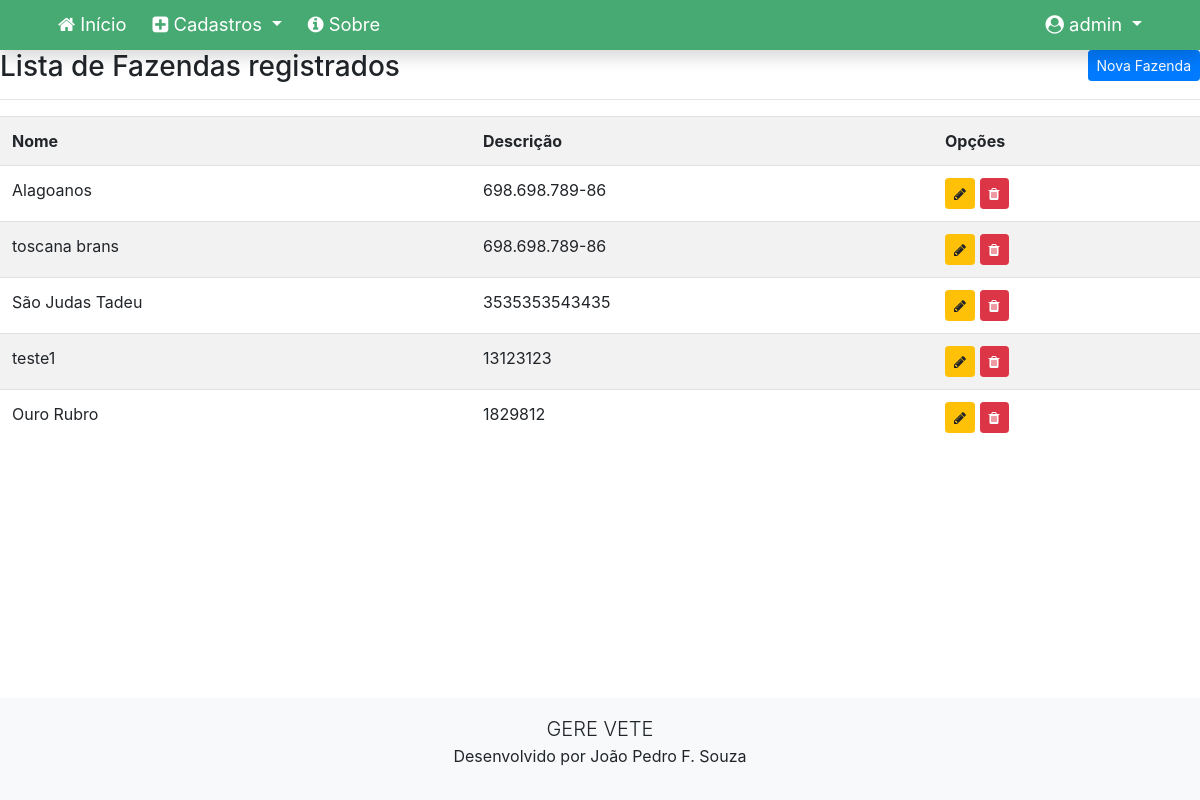
Page /listar/fazendas/ (signed in) on the earlier database version.
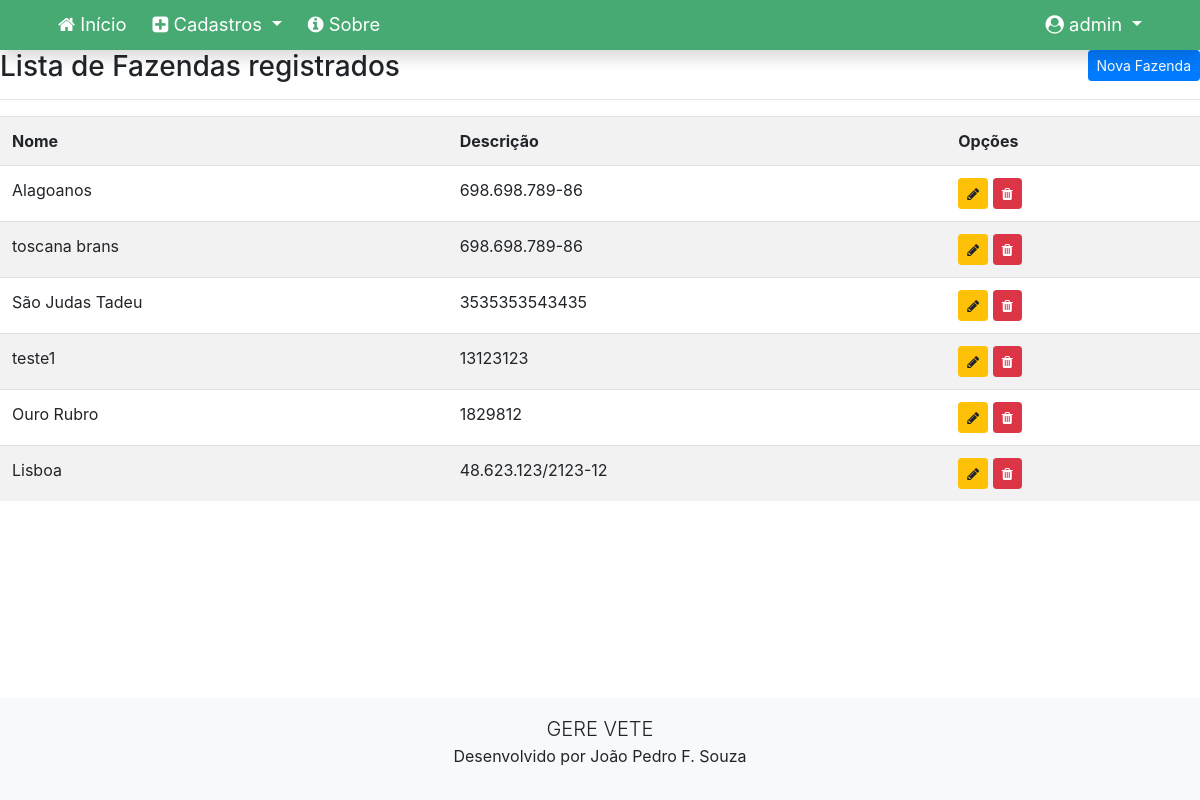
Same page on the later database version.
### cadastros/models.py (models this page shows, shortened)
class Fazenda(models.Model):
    nome = models.CharField(max_length=100)
    localizacao = models.CharField(max_length=100, verbose_name='Localização')
    cpfcnpj = models.CharField(max_length=100, verbose_name='CPF/CNPJ')
    numero = models.IntegerField(verbose_name='Número')
    usuario = models.ForeignKey(User, on_delete=models.PROTECT)

### cadastros/views.py (the view)
# urls.py: path('listar/fazendas/', FazendaList.as_view(), name='fazenda-list'),
class FazendaList(LoginRequiredMixin, ListView):
    login_url = reverse_lazy('login')
    model = Fazenda
    template_name = 'cadastros/listas/fazenda.html'
    def get_queryset(self):
        self.object_list = Fazenda.objects.filter(usuario=self.request.user)
        return self.object_list

### cadastros/templates/cadastros/listas/fazenda.html (shortened to what this page needs)
{% extends 'paginas/modelo-blue-deep.html' %}
{% load static %}
{% block conteudo %}
<h3>
    Lista de Fazendas registrados
    <a href="{% url 'fazenda-create' %}" class="btn btn-primary btn-sm float-right">Nova Fazenda</a>
</h3>
<hr>
<div class="table-responsive">
    <table class="table table-striped">
        <tr>
            <th>Nome</th>
            <th>Descrição</th>
            <th>Opções</th>
        </tr>
        {% for fazenda in object_list %}
        <tr>
            <td>{{ fazenda.nome }}</td>
            <td>{{ fazenda.cpfcnpj }}</td>
            <td>
                <a href="{% url 'fazenda-update' fazenda.pk %}" class="btn btn-warning btn-sm" title="Editar">
                    <i class="fa fa-pencil" aria-hidden="true"></i>
                </a>
                <a href="{% url 'fazenda-delete' fazenda.pk %}" class="btn btn-danger btn-sm" title="Excluir">
                    <i class="fa fa-trash" aria-hidden="true"></i>
                </a>
            </td>
        </tr>
        {% empty %}
        <tr>
            <td colspan="3">Nenhuma fazenda registrada.</td>
        </tr>
        {% endfor %}
    </table>
</div>
{% endblock %}

Differences in the rows shown:
added Fazenda: nome "Lisboa", cpfcnpj "48.623.123/2123-12"
